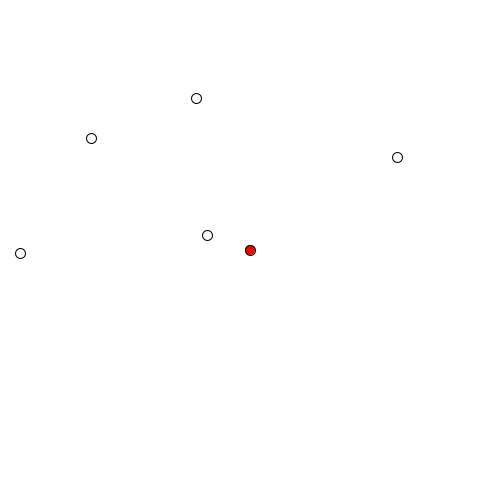
Frame 1 (no input)
Frame 60 (the mouse pressed at the canvas centre just before this capture): identical to frame 1, image omitted
Frame 120 (the mouse held since frame 60 and released just before this capture): identical to frame 1, image omitted

The Processing sketch that drew this single still picture (run headless with seeded random() and noise(); from frame 60 on, the mouse is pressed at the canvas centre):

// Processing sketch: fish02
// ── fish02.pde
float [] fishX=new float[30];
float [] fishY=new float[30];
void setup(){
  size(500,500);
  for(int i=0; i<30; i++){
    fishX[i]=random(-500,500);
    fishY[i]=random(-500,500);
  }
}//吃東西,越吃越大,不夠大不能吃,時間內吃完, Q: 如何移動畫面
float x=0, y=0;
void draw(){
  background(255);
  pushMatrix();
    translate(-x, -y);
    for(int i=0; i<30; i++){
      fill(255); ellipse(fishX[i], fishY[i],10,10);
    }
    fill(255,0,0); ellipse(250+x,250+y, 10,10);
  popMatrix();
}
void keyPressed(){
  if(keyCode==LEFT) x-=3;
  if(keyCode==RIGHT) x+=3;
  if(keyCode==UP) y-=3;
  if(keyCode==DOWN) y+=3;
}
